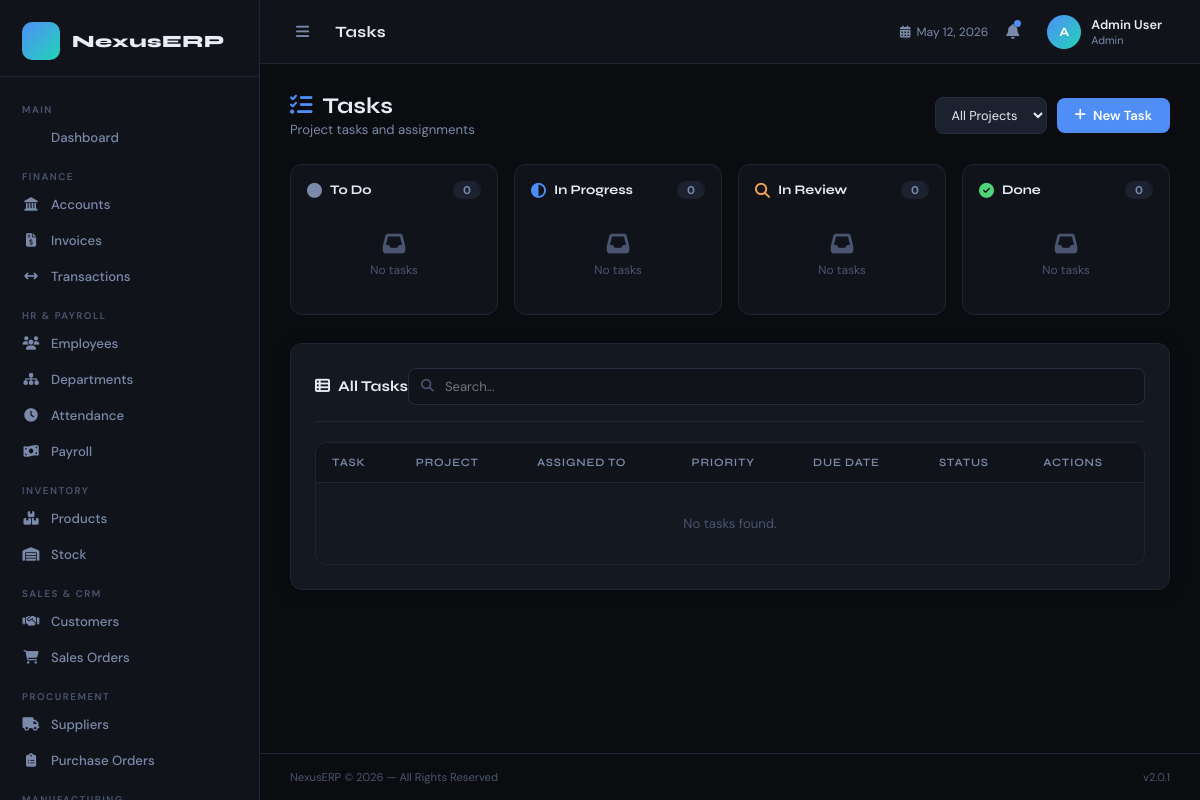
/modules/projects/tasks.php (signed in), run on the app's committed database.
### tables this page shows
CREATE TABLE IF NOT EXISTS users (
    id INT AUTO_INCREMENT PRIMARY KEY,
    name VARCHAR(100) NOT NULL,
    email VARCHAR(150) UNIQUE NOT NULL,
    password VARCHAR(255) NOT NULL,
    role ENUM('admin','manager','staff') DEFAULT 'staff',
    avatar VARCHAR(255),
    status ENUM('active','inactive') DEFAULT 'active',
    created_at TIMESTAMP DEFAULT CURRENT_TIMESTAMP
);

### includes/auth.php (called while the page is built, shortened)
<?php
function currentUser() {
    $db = getDB();
    $id = (int)$_SESSION['user_id'];
    $r = $db->query("SELECT id, name, email, role FROM users WHERE id = $id");
    return $r->fetch_assoc();
}
function sanitize($val) {
    return htmlspecialchars(strip_tags(trim($val)));
}
?>

### modules/projects/tasks.php (the view, shortened to what this page needs)
<?php
require_once __DIR__ . '/../../includes/header.php';
$db = getDB();
$filterProject = isset($_GET['project_id']) ? (int)$_GET['project_id'] : 0;
$where = $filterProject ? "WHERE t.project_id = $filterProject" : "";
$tasks = $db->query("
    SELECT t.*, p.name as project_name, p.project_code,
           u.name as assigned_name
    FROM tasks t
    LEFT JOIN projects p ON t.project_id = p.id
    LEFT JOIN users u ON t.assigned_to = u.id
    $where
    ORDER BY
        FIELD(t.priority,'urgent','high','medium','low'),
        FIELD(t.status,'todo','in-progress','review','done'),
        t.due_date ASC
")->fetch_all(MYSQLI_ASSOC);
$kanban = ['todo'=>[],'in-progress'=>[],'review'=>[],'done'=>[]];
?>
<div class="page-header">
    <div>
        <h1><i class="fa fa-list-check" style="margin-right:10px;color:var(--accent)"></i>Tasks</h1>
        <p>Project tasks and assignments</p>
    </div>
    <div style="display:flex;gap:10px;align-items:center;">
        <form method="GET" style="display:flex;gap:8px;align-items:center;">
            <select name="project_id" onchange="this.form.submit()"
                style="background:var(--bg-hover);border:1px solid var(--border-light);border-radius:8px;padding:8px 12px;color:var(--text-primary);font-family:'DM Sans',sans-serif;font-size:0.85rem;outline:none;">
                <option value="0">All Projects</option>
            </select>
        </form>
        <button class="btn btn-primary" onclick="openModal('taskModal')">
            <i class="fa fa-plus"></i> New Task
        </button>
    </div>
</div>
<div style="display:grid;grid-template-columns:repeat(4,1fr);gap:16px;margin-bottom:28px;">
<?php
$columns = [
    'todo'       => ['To Do',        'fa-circle',       'var(--text-secondary)'],
    'in-progress'=> ['In Progress',  'fa-circle-half-stroke', 'var(--accent)'],
    'review'     => ['In Review',    'fa-magnifying-glass', 'var(--accent-3)'],
    'done'       => ['Done',         'fa-circle-check', 'var(--accent-success)'],
];
foreach ($columns as $col => [$label, $icon, $color]): ?>
<div style="background:var(--bg-surface);border:1px solid var(--border);border-radius:var(--radius);padding:16px;">
    <div style="display:flex;align-items:center;justify-content:space-between;margin-bottom:14px;">
        <div style="display:flex;align-items:center;gap:8px;">
            <i class="fa <?= $icon ?>" style="color:<?= $color ?>"></i>
            <span style="font-family:'Syne',sans-serif;font-weight:700;font-size:0.875rem;"><?= $label ?></span>
        </div>
        <span style="background:var(--bg-hover);border-radius:20px;padding:2px 10px;font-size:0.75rem;font-weight:700;color:var(--text-secondary)">
            <?= count($kanban[$col]) ?>
        </span>
    </div>
    <div style="display:flex;flex-direction:column;gap:10px;">
    <?php if (empty($kanban[$col])): ?>
    <div style="text-align:center;color:var(--text-muted);font-size:0.8rem;padding:20px 0">
        <i class="fa fa-inbox" style="display:block;font-size:1.5rem;margin-bottom:6px"></i>No tasks
    </div>
    <?php endif; ?>
    </div>
</div>
<?php endforeach; ?>
</div>
<div class="card">
    <div class="card-header">
        <h2><i class="fa fa-table-list" style="margin-right:8px"></i>All Tasks</h2>
        <div class="search-input-wrap" style="width:220px">
            <i class="fa fa-search"></i>
            <input type="text" id="taskSearch" placeholder="Search..." oninput="filterTable('taskSearch','taskTable')">
        </div>
    </div>
    <div class="table-wrap">
        <table id="taskTable">
            <thead>
                <tr><th>Task</th><th>Project</th><th>Assigned To</th><th>Priority</th><th>Due Date</th><th>Status</th><th>Actions</th></tr>
            </thead>
            <tbody>
            <?php if (empty($tasks)): ?>
            <tr><td colspan="7" style="text-align:center;color:var(--text-muted);padding:32px;">No tasks found.</td></tr>
            <?php endif; ?>
            </tbody>
        </table>
    </div>
</div>
<?php require_once __DIR__ . '/../../includes/footer.php'; ?>

### includes/header.php (shortened to what this page needs)
<?php
require_once __DIR__ . '/auth.php';
$user = currentUser();
$currentPage = basename($_SERVER['PHP_SELF'], '.php');
?>
<!DOCTYPE html>
<html lang="en">
<head>
<link rel="stylesheet" href="/erp/assets/css/main.css">
<link rel="stylesheet" href="https://cdnjs.cloudflare.com/ajax/libs/font-awesome/6.5.0/css/all.min.css">
</head>
<body>
<div class="erp-shell">
  <aside class="sidebar" id="sidebar">
    <div class="sidebar-brand">
      <div class="brand-icon"><i class="fa fa-hexagon-nodes"></i></div>
      <span class="brand-name">NexusERP</span>
    </div>
    <nav class="sidebar-nav">
      <div class="nav-section-label">Main</div>
      <a href="/erp/index.php" class="nav-item <?= $currentPage==='index'?'active':'' ?>">
        <i class="fa fa-grid-2"></i><span>Dashboard</span>
      </a>
      <div class="nav-section-label">Finance</div>
      <a href="/erp/modules/finance/accounts.php" class="nav-item <?= $currentPage==='accounts'?'active':'' ?>">
        <i class="fa fa-landmark"></i><span>Accounts</span>
      </a>
      <a href="/erp/modules/finance/invoices.php" class="nav-item <?= $currentPage==='invoices'?'active':'' ?>">
        <i class="fa fa-file-invoice-dollar"></i><span>Invoices</span>
      </a>
      <a href="/erp/modules/finance/transactions.php" class="nav-item <?= $currentPage==='transactions'?'active':'' ?>">
        <i class="fa fa-arrows-left-right"></i><span>Transactions</span>
      </a>
      <div class="nav-section-label">HR & Payroll</div>
      <a href="/erp/modules/hr/employees.php" class="nav-item <?= $currentPage==='employees'?'active':'' ?>">
        <i class="fa fa-users"></i><span>Employees</span>
      </a>
      <a href="/erp/modules/hr/departments.php" class="nav-item <?= $currentPage==='departments'?'active':'' ?>">
        <i class="fa fa-sitemap"></i><span>Departments</span>
      </a>
      <a href="/erp/modules/hr/attendance.php" class="nav-item <?= $currentPage==='attendance'?'active':'' ?>">
        <i class="fa fa-clock"></i><span>Attendance</span>
      </a>
      <a href="/erp/modules/hr/payroll.php" class="nav-item <?= $currentPage==='payroll'?'active':'' ?>">
        <i class="fa fa-money-bill-wave"></i><span>Payroll</span>
      </a>
      <div class="nav-section-label">Inventory</div>
      <a href="/erp/modules/inventory/products.php" class="nav-item <?= $currentPage==='products'?'active':'' ?>">
        <i class="fa fa-boxes-stacked"></i><span>Products</span>
      </a>
      <a href="/erp/modules/inventory/stock.php" class="nav-item <?= $currentPage==='stock'?'active':'' ?>">
        <i class="fa fa-warehouse"></i><span>Stock</span>
      </a>
      <div class="nav-section-label">Sales & CRM</div>
      <a href="/erp/modules/sales/customers.php" class="nav-item <?= $currentPage==='customers'?'active':'' ?>">
        <i class="fa fa-handshake"></i><span>Customers</span>
      </a>
      <a href="/erp/modules/sales/orders.php" class="nav-item <?= $currentPage==='orders'?'active':'' ?>">
        <i class="fa fa-cart-shopping"></i><span>Sales Orders</span>
      </a>
      <div class="nav-section-label">Procurement</div>
      <a href="/erp/modules/purchasing/suppliers.php" class="nav-item <?= $currentPage==='suppliers'?'active':'' ?>">
        <i class="fa fa-truck"></i><span>Suppliers</span>
      </a>
      <a href="/erp/modules/purchasing/purchase_orders.php" class="nav-item <?= $currentPage==='purchase_orders'?'active':'' ?>">
        <i class="fa fa-clipboard-list"></i><span>Purchase Orders</span>
      </a>
      <div class="nav-section-label">Manufacturing</div>
    </nav>
  </aside>
  <div class="main-area">
    <header class="topbar">
      <div class="topbar-left">
        <button class="sidebar-toggle" onclick="document.getElementById('sidebar').classList.toggle('collapsed')">
          <i class="fa fa-bars"></i>
        </button>
        <div class="page-title"><?= ucwords(str_replace('_',' ',$currentPage)) ?></div>
      </div>
      <div class="topbar-right">
        <div class="topbar-date"><i class="fa fa-calendar-days"></i><?= date('M d, Y') ?></div>
        <div class="notif-btn"><i class="fa fa-bell"></i><span class="notif-dot"></span></div>
        <div class="user-badge">
          <div class="user-avatar"><?= strtoupper(substr($user['name'],0,1)) ?></div>
          <div class="user-info">
            <span class="user-name"><?= sanitize($user['name']) ?></span>
            <span class="user-role"><?= ucfirst($user['role']) ?></span>
          </div>
        </div>
      </div>
    </header>
    <main class="page-content">

### data on the page
users: name "A", name "Admin User", role "Admin"

### other printed values
str_replace('_',' ',$currentPage) "Tasks"
$label "To Do"
count($kanban[$col]) "0"
$label "In Progress"
$label "In Review"
$label "Done"
